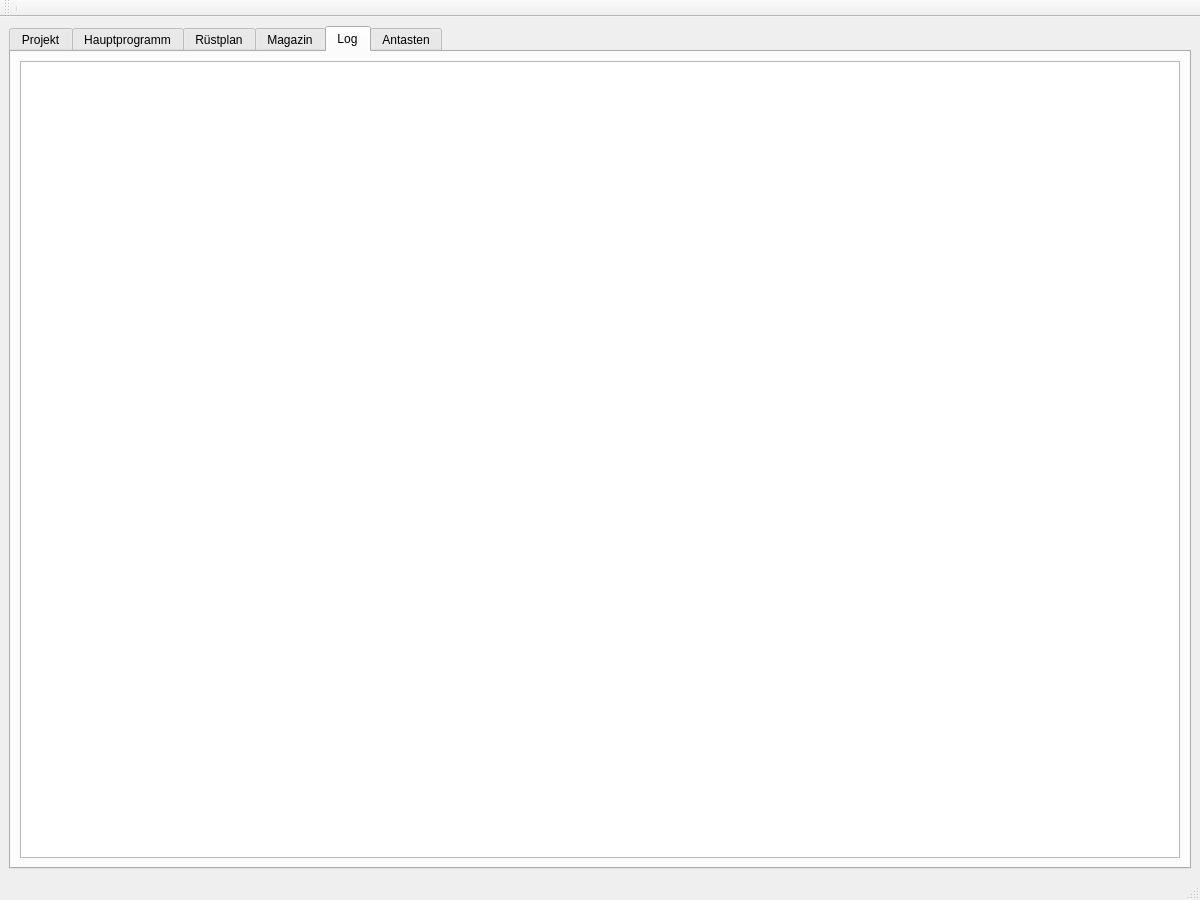
<?xml version="1.0" encoding="UTF-8"?>
<ui version="4.0">
 <class>CamHelper</class>
 <widget class="QMainWindow" name="CamHelper">
  <property name="geometry">
   <rect>
    <x>0</x>
    <y>0</y>
    <width>1200</width>
    <height>900</height>
   </rect>
  </property>
  <property name="minimumSize">
   <size>
    <width>1200</width>
    <height>900</height>
   </size>
  </property>
  <property name="windowTitle">
   <string>CamHelper</string>
  </property>
  <widget class="QWidget" name="centralwidget">
   <layout class="QVBoxLayout" name="verticalLayout_4">
    <item>
     <widget class="QTabWidget" name="tabWidget">
      <property name="currentIndex">
       <number>4</number>
      </property>
      <widget class="Tab_Project" name="tab_Project">
       <attribute name="title">
        <string>Projekt</string>
       </attribute>
       <layout class="QVBoxLayout" name="verticalLayout_3"/>
      </widget>
      <widget class="QWidget" name="tab_Main">
       <attribute name="title">
        <string>Hauptprogramm</string>
       </attribute>
       <layout class="QHBoxLayout" name="horizontalLayout_8">
        <item>
         <widget class="QTextEdit" name="textEdit">
          <property name="font">
           <font>
            <family>Lucida Console</family>
           </font>
          </property>
         </widget>
        </item>
       </layout>
      </widget>
      <widget class="QWidget" name="tab_Rustplan">
       <attribute name="title">
        <string>Rüstplan</string>
       </attribute>
       <layout class="QVBoxLayout" name="verticalLayout_5">
        <item>
         <widget class="QTableView" name="tableView_Rustplan">
          <attribute name="horizontalHeaderStretchLastSection">
           <bool>true</bool>
          </attribute>
         </widget>
        </item>
       </layout>
      </widget>
      <widget class="Magazin" name="tab_Magazin">
       <attribute name="title">
        <string>Magazin</string>
       </attribute>
      </widget>
      <widget class="QWidget" name="tab_Log">
       <attribute name="title">
        <string>Log</string>
       </attribute>
       <layout class="QVBoxLayout" name="verticalLayout">
        <item>
         <widget class="Logging" name="textEdit_Log">
          <property name="font">
           <font>
            <family>Lucida Console</family>
           </font>
          </property>
         </widget>
        </item>
       </layout>
      </widget>
      <widget class="TouchProbe" name="tab_TouchProbe">
       <attribute name="title">
        <string>Antasten</string>
       </attribute>
      </widget>
     </widget>
    </item>
   </layout>
  </widget>
  <widget class="QMenuBar" name="menubar">
   <property name="geometry">
    <rect>
     <x>0</x>
     <y>0</y>
     <width>1200</width>
     <height>21</height>
    </rect>
   </property>
  </widget>
  <widget class="QStatusBar" name="statusbar"/>
  <widget class="QToolBar" name="toolBar">
   <property name="windowTitle">
    <string>toolBar</string>
   </property>
   <attribute name="toolBarArea">
    <enum>TopToolBarArea</enum>
   </attribute>
   <attribute name="toolBarBreak">
    <bool>false</bool>
   </attribute>
   <addaction name="separator"/>
  </widget>
 </widget>
 <customwidgets>
  <customwidget>
   <class>Logging</class>
   <extends>QTextEdit</extends>
   <header>logging.h</header>
  </customwidget>
  <customwidget>
   <class>Magazin</class>
   <extends>QWidget</extends>
   <header>Magazin/magazin.h</header>
   <container>1</container>
  </customwidget>
  <customwidget>
   <class>TouchProbe</class>
   <extends>QWidget</extends>
   <header>TouchProbe/touchprobe.h</header>
   <container>1</container>
  </customwidget>
  <customwidget>
   <class>Tab_Project</class>
   <extends>QWidget</extends>
   <header>Project/tab_project.h</header>
   <container>1</container>
  </customwidget>
 </customwidgets>
 <resources/>
 <connections/>
</ui>
